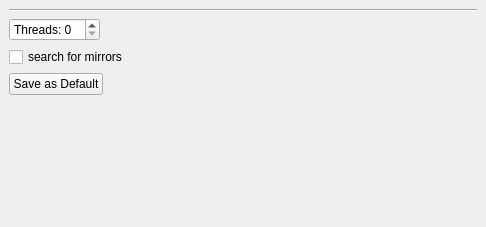
<ui version="4.0" >
 <author></author>
 <comment></comment>
 <exportmacro></exportmacro>
 <class>MTDetails</class>
 <widget class="QWidget" name="MTDetails" >
  <property name="geometry" >
   <rect>
    <x>0</x>
    <y>0</y>
    <width>486</width>
    <height>227</height>
   </rect>
  </property>
  <property name="windowTitle" >
   <string>Form</string>
  </property>
  <layout class="QGridLayout" >
   <property name="margin" >
    <number>9</number>
   </property>
   <property name="spacing" >
    <number>6</number>
   </property>
   <item row="2" column="0" colspan="2" >
    <widget class="QCheckBox" name="checkBox" >
     <property name="text" >
      <string>search for mirrors</string>
     </property>
    </widget>
   </item>
   <item row="0" column="0" colspan="2" >
    <widget class="Line" name="line" >
     <property name="orientation" >
      <enum>Qt::Horizontal</enum>
     </property>
    </widget>
   </item>
   <item row="1" column="0" colspan="2" >
    <layout class="QHBoxLayout" >
     <property name="margin" >
      <number>0</number>
     </property>
     <property name="spacing" >
      <number>6</number>
     </property>
     <item>
      <widget class="QSpinBox" name="threadSpinBox" >
       <property name="suffix" >
        <string/>
       </property>
       <property name="prefix" >
        <string>Threads: </string>
       </property>
       <property name="maximum" >
        <number>10</number>
       </property>
      </widget>
     </item>
     <item>
      <spacer>
       <property name="orientation" >
        <enum>Qt::Horizontal</enum>
       </property>
       <property name="sizeHint" >
        <size>
         <width>191</width>
         <height>20</height>
        </size>
       </property>
      </spacer>
     </item>
    </layout>
   </item>
   <item row="3" column="0" colspan="2" >
    <layout class="QHBoxLayout" >
     <property name="margin" >
      <number>0</number>
     </property>
     <property name="spacing" >
      <number>6</number>
     </property>
     <item>
      <widget class="QPushButton" name="pushButton" >
       <property name="text" >
        <string>Save as Default</string>
       </property>
      </widget>
     </item>
     <item>
      <spacer>
       <property name="orientation" >
        <enum>Qt::Horizontal</enum>
       </property>
       <property name="sizeHint" >
        <size>
         <width>40</width>
         <height>20</height>
        </size>
       </property>
      </spacer>
     </item>
    </layout>
   </item>
   <item row="4" column="0" >
    <spacer>
     <property name="orientation" >
      <enum>Qt::Vertical</enum>
     </property>
     <property name="sizeHint" >
      <size>
       <width>20</width>
       <height>40</height>
      </size>
     </property>
    </spacer>
   </item>
  </layout>
 </widget>
 <pixmapfunction></pixmapfunction>
 <resources/>
 <connections/>
</ui>
